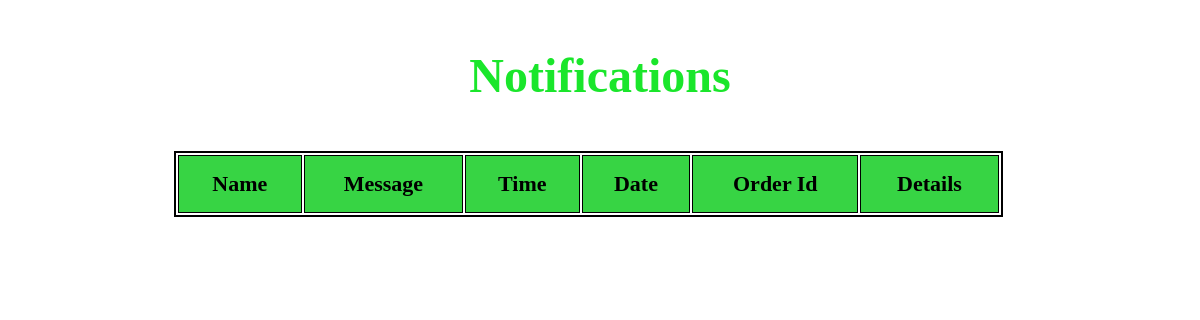
/notification/notification/list, run on an earlier commit of the app's database.
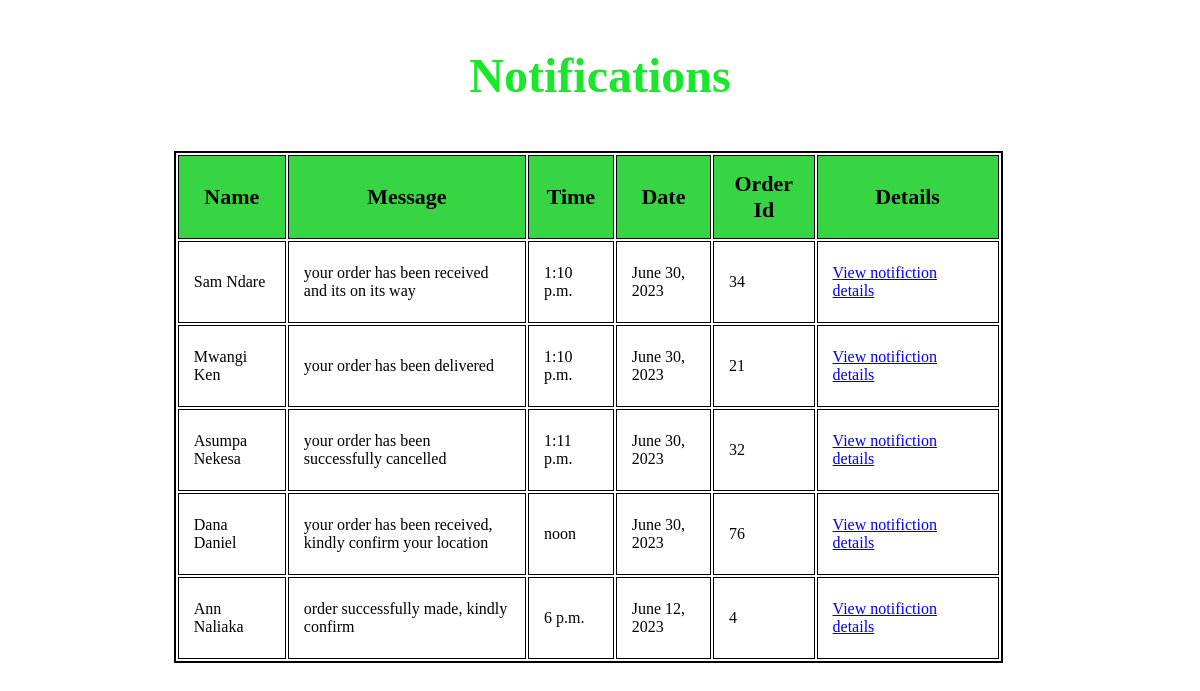
And on a later commit of the database.
### notification/models.py (models this page shows, shortened)
class Notification(models.Model):
    customer_name = models.CharField(max_length=40)
    message = models.CharField(max_length=120)
    time = models.TimeField()
    date = models.DateField()
    order_id = models.PositiveIntegerField()

### notification/views.py (the view)
# urls.py: path("notification/list", notification_list, name="notification_list_view"),
def notification_list(request):
    notifications = Notification.objects.all()
    return render(request, "notification/notification_list.html", {"notifications": notifications})

### template/notification/notification_list.html (shortened to what this page needs)
<!DOCTYPE html>
<html lang="en">
<head>
    {%load static%}
    <link rel="stylesheet" href="{% static 'css/products_list.css' %}">
</head>
<body>
  <h3>Notifications</h3>
    <table class="table">
            <th>Name</th>
            <th>Message</th>
            <th>Time</th>
            <th class="detail">Date</th>
            <th>Order Id</th>
            <th>Details</th>
        {% for notification in notifications %}
        <tr>
            <td>{{notification.customer_name}}</td>
            <td>{{notification.message}}</td>
            <td>{{notification.time}}</td>
            <td>{{notification.date}}</td>
            <td>{{notification.order_id}}</td>
            <td class="details"><a href="{% url 'notification_details_view' id=notification.id %}"> View notifiction details</a></td>
        </tr>
        {% endfor %}
    </table>
</body>
</html>

What changed in the data, as far as the page shows it:
added Notification: customer_name "Sam Ndare", message "your order has been received and its on its way", time "1:10 p.m.", date "June 30, 2023", order_id "34"
added Notification: customer_name "Mwangi Ken", message "your order has been delivered", time "1:10 p.m.", date "June 30, 2023", order_id "21"
added Notification: customer_name "Asumpa Nekesa", message "your order has been successfully cancelled", time "1:11 p.m.", date "June 30, 2023", order_id "32"
added Notification: customer_name "Dana Daniel", message "your order has been received, kindly confirm your location", time "noon", date "June 30, 2023", order_id "76"
added Notification: customer_name "Ann Naliaka", message "order successfully made, kindly confirm", time "6 p.m.", date "June 12, 2023", order_id "4"
